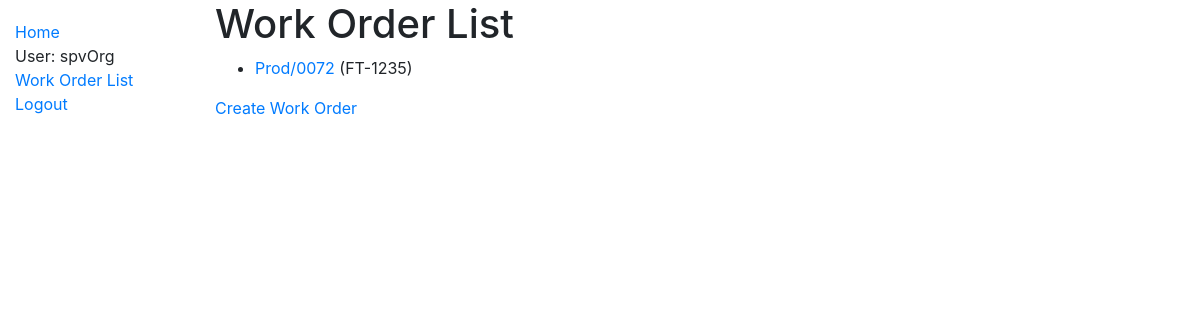
The app's page /workOrder/work_orders/ (signed in), older data.
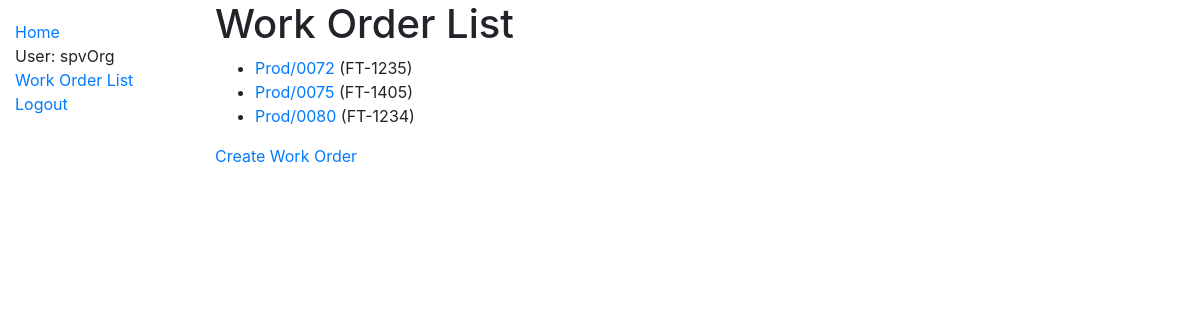
The same page, newer data.
### workOrder/models.py (models this page shows, shortened)
class Work_order(models.Model):
    wo_number = models.CharField(max_length=20, null=True)
    tagnumber = models.CharField(max_length=50, null=True, help_text='Enter tagnumber(eg. FT-1405)')
    problem = models.TextField(max_length=1000, null=True)
    originator = models.ForeignKey(User,
        on_delete=models.SET_NULL,
        null=True)
    dest_section = models.ForeignKey(Section,
        on_delete=models.SET_NULL,
        null=True)
    PRIORITY_STATUS = (
        ('n', 'Normal'),
        ('e', 'Emergency'),
        ('s', 'Shutdown'),
        ('o', 'Other'),
    )
    priority = models.CharField(max_length=1,
        choices=PRIORITY_STATUS,
        blank=True,
        default='n')
    date_open = models.DateField()
    date_finish = models.DateField(null=True)
    status = models.CharField(max_length=2,
        blank=True)
    current_user_id = models.IntegerField(null=True)
    executor_user_id = models.IntegerField(null=True)
    class Meta:
        ordering = ['originator','status','wo_number']
    def get_absolute_url(self):
        return reverse('work_order-detail', args=[str(self.id)])

### workOrder/views.py (the view)
# urls.py: path('work_orders/', views.Work_orderListView.as_view(), name='work_orders'),
class Work_orderListView(LoginRequiredMixin, generic.ListView):
    model = Work_order #prinsipnya dengan ini saja sdh cukup, namun kita perlu tambahan info di bawah ini
    context_object_name = 'user_work_order_list'   # your own name for the list as a template variable
    template_name = 'workOrder/user_work_order_list.html'  # Specify your own template name/location
    def get_queryset(self):
        self.wm = WM(self.request.user)
        return Work_order.objects.filter(pk__in=self.wm.woOnCurrentUser())
    def get_context_data(self, **kwargs):
        context = super().get_context_data(**kwargs)
        SUMMARY_LIST =['EXC_MGR','EXC_SPTD','EXC_SPV']
        allowSummary = False
        for g in self.request.user.groups.all():
            if g.name in SUMMARY_LIST:
                allowSummary = True
        context['allowSummary'] = allowSummary
        return context

### workOrder/generals.py (called while the page is built)
    def woOnCurrentUser(self):
        woListId=[]
        woList = Work_order.objects.filter(current_user_id=self.user.id)
        for wo in woList:
            woListId.append(wo.id)
        return woListId

### workOrder/templates/workOrder/user_work_order_list.html (shortened to what this page needs)
{% extends "base_generic.html" %}
{% block content %}
  <h1>Work Order List</h1>
  {% if user_work_order_list %}
  <ul>
    {% for work_order in user_work_order_list %}
      <li>
        <a href="{{ work_order.get_absolute_url }}">{{ work_order.wo_number }}</a> ({{work_order.tagnumber}})
      </li>
    {% endfor %}
  </ul>
  {% else %}
    <p>There are no work order</p>
  {% endif %}
      {% if perms.workOrder.add_work_order %}
        <a href="{% url 'work_order-create' %}">Create Work Order</a>
      {% endif %}
{% endblock %}

Row changes from the older to the newer data that the page shows:
now on this page (row edited): Work_order: wo_number "Prod/0075", tagnumber "FT-1405"
now on this page (row edited): Work_order: wo_number "Prod/0080", tagnumber "FT-1234"
